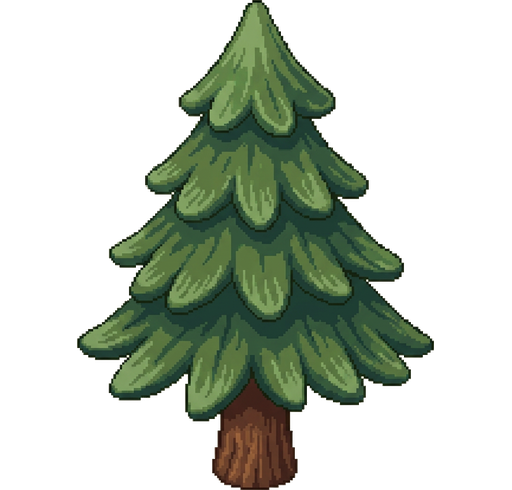
#> input picture preview/assets/conifer-tree.png, 512 x 490 px
$ python test_conifer_tree_asset.py
#> lines starting #> are read from the running program, lines starting #| are printed output that depends on the picture
from pathlib import Path
from PIL import Image
root=Path(__file__).resolve().parents[1]
im=Image.open(root/'preview/assets/conifer-tree.png').convert('RGBA')
#> im is the input picture: PIL image 512x490 RGBA; mean R, G, B, A 25.3, 33.7, 21.5, 87.3
assert im.size==(512,490) and im.getpixel((0,0))[3]==0
alpha=im.getchannel('A')
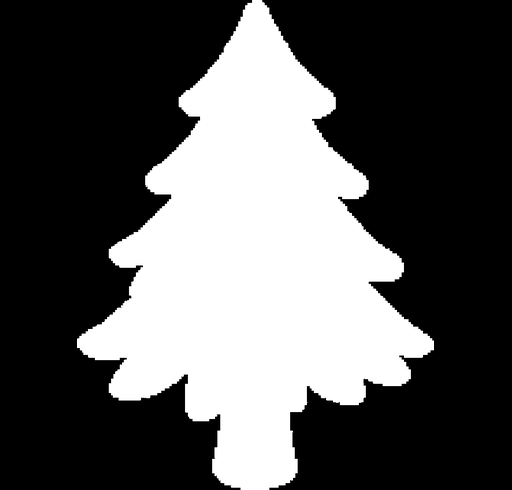
#> alpha: PIL image 512x490 L; min 0, max 255, mean 87.3
assert alpha.getbbox()[3]==490
xs=[x for x in range(512) if alpha.getpixel((x,480))>0]
#> xs = 79 values from 216 to 294
assert xs and abs((min(xs)+max(xs))/2-256)<3
assert (root/'preview/assets/orange-tree-pixel.png').exists()
print('Conifer sprite transparency, size and centered root: OK')
